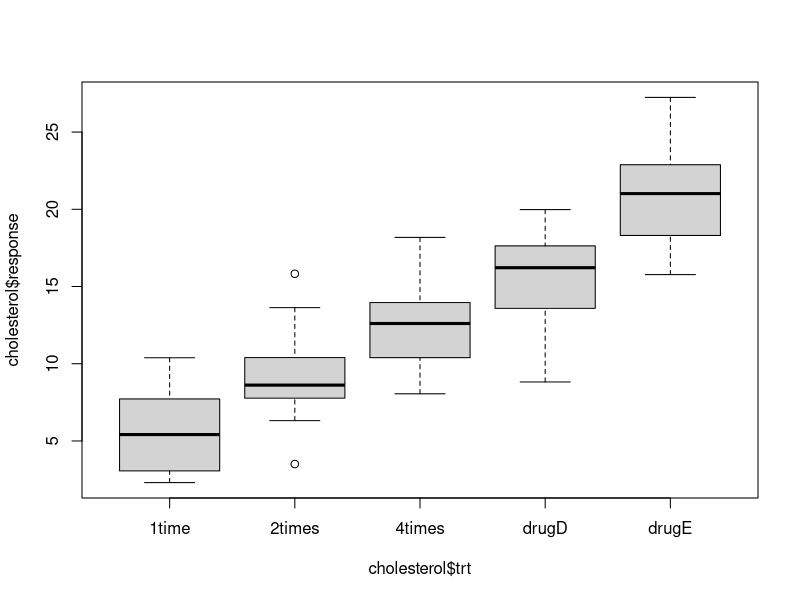

Write R code to recreate this figure.
library(multcomp)
library(psych)
data(cholesterol)
describeBy(cholesterol, cholesterol$trt)
boxplot(cholesterol$response ~ cholesterol$trt)

#Test ANOVA
aov.model <- aov(cholesterol$response ~
                   cholesterol$trt)
summary(aov.model)

#Normalidad de residuos
aov.residuals <- residuals(object = aov.model)
shapiro.test(aov.residuals)

#Homogeneidad de varianzas
library(car)
leveneTest(cholesterol$response, cholesterol$trt)

#En caso de no homogeneidad de las varianzas
oneway.test(cholesterol$response ~ cholesterol$trt,
            var.equal=FALSE)

#Post-hoc Tests
TukeyHSD(aov.model)

one.time <- subset(cholesterol, trt=="1time")
two.times <- subset(cholesterol, trt=="2times")
t.test(one.time$response, two.times$response,
       var.equal = TRUE)

with(cholesterol, pairwise.t.test(response, trt,
                                  paired=F, p.adjust.method="bonferroni"))
